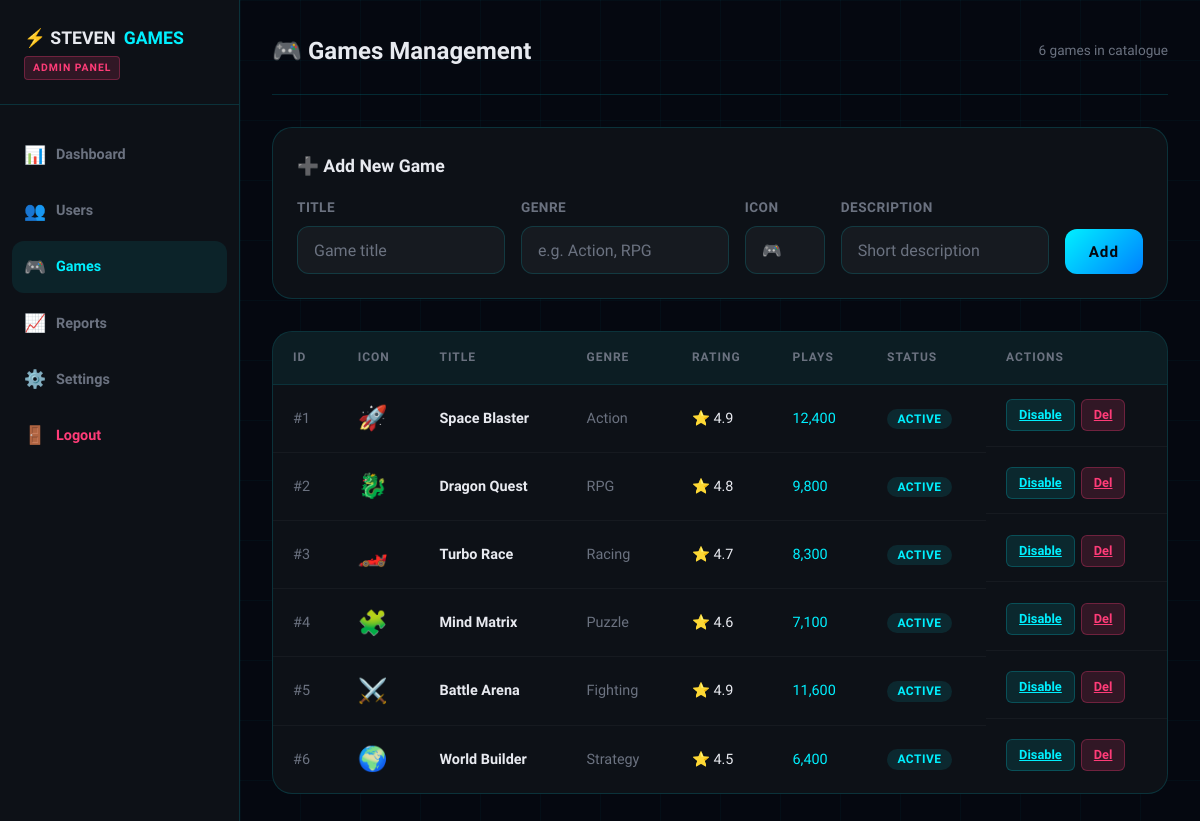
Screenshot of /admin/games.php (signed in) with the database file from the repository.
### tables this page shows
CREATE TABLE `games` (
  `id` int(11) NOT NULL,
  `title` varchar(100) NOT NULL,
  `genre` varchar(50) NOT NULL,
  `icon` varchar(20) NOT NULL DEFAULT '?',
  `description` text DEFAULT NULL,
  `rating` decimal(3,1) NOT NULL DEFAULT 0.0,
  `plays` int(11) NOT NULL DEFAULT 0,
  `status` enum('active','inactive') NOT NULL DEFAULT 'active',
  `created_at` datetime NOT NULL DEFAULT current_timestamp(),
  `game_type` varchar(50) DEFAULT 'space'
);

### admin/games.php (the view, shortened to what this page needs)
<?php
$db = getDB();
$games = $db->query("SELECT * FROM games ORDER BY created_at DESC")->fetch_all(MYSQLI_ASSOC);
?>
<!DOCTYPE html>
<html lang="en">
<head>
  <link rel="stylesheet" href="../css/style.css">
</head>
<body>
<div class="particles" id="particles"></div>
<div class="admin-layout">
  <aside class="admin-sidebar">
    <div class="admin-logo">
      <a href="../index.php">⚡ STEVEN<span>GAMES</span></a>
      <div class="admin-badge">ADMIN PANEL</div>
    </div>
    <nav class="admin-nav">
      <a href="index.php"><span class="nav-icon">📊</span> Dashboard</a>
      <a href="users.php"><span class="nav-icon">👥</span> Users</a>
      <a href="games.php" class="active"><span class="nav-icon">🎮</span> Games</a>
      <a href="reports.php"><span class="nav-icon">📈</span> Reports</a>
      <a href="settings.php"><span class="nav-icon">⚙️</span> Settings</a>
      <a href="../logout.php" style="color:var(--accent2)"><span class="nav-icon">🚪</span> Logout</a>
    </nav>
  </aside>
  <main class="admin-main">
    <div class="admin-topbar">
      <h1>🎮 Games Management</h1>
      <span style="font-size:0.85rem;color:var(--text-muted)"><?= count($games) ?> games in catalogue</span>
    </div>
    <div class="data-table" style="margin-bottom:2rem;padding:1.5rem;border-radius:var(--radius-lg)">
      <div class="section-title" style="margin-bottom:1rem">➕ Add New Game</div>
      <form method="POST" style="display:grid;grid-template-columns:1fr 1fr 80px 1fr auto;gap:1rem;align-items:end">
        <div class="form-group" style="margin:0">
          <label>Title</label>
          <input type="text" name="title" placeholder="Game title" required>
        </div>
        <div class="form-group" style="margin:0">
          <label>Genre</label>
          <input type="text" name="genre" placeholder="e.g. Action, RPG">
        </div>
        <div class="form-group" style="margin:0">
          <label>Icon</label>
          <input type="text" name="icon" placeholder="🎮" maxlength="4">
        </div>
        <div class="form-group" style="margin:0">
          <label>Description</label>
          <input type="text" name="description" placeholder="Short description">
        </div>
        <button type="submit" name="add_game" class="btn-full" style="width:auto;padding:0.85rem 1.5rem;margin-top:1.5rem">Add</button>
      </form>
    </div>
    <div class="data-table">
      <table>
        <thead>
          <tr>
            <th>ID</th><th>Icon</th><th>Title</th><th>Genre</th>
            <th>Rating</th><th>Plays</th><th>Status</th><th>Actions</th>
          </tr>
        </thead>
        <tbody>
          <?php foreach($games as $g): ?>
          <tr>
            <td style="color:var(--text-muted)">#<?= $g['id'] ?></td>
            <td style="font-size:1.5rem"><?= $g['icon'] ?></td>
            <td><strong><?= htmlspecialchars($g['title']) ?></strong></td>
            <td style="color:var(--text-muted)"><?= htmlspecialchars($g['genre']) ?></td>
            <td>⭐ <?= $g['rating'] ?></td>
            <td style="color:var(--accent);font-family:var(--font-display)"><?= number_format($g['plays']) ?></td>
            <td><span class="status-badge <?= $g['status']==='active' ? 'status-active' : 'status-banned' ?>"><?= strtoupper($g['status']) ?></span></td>
            <td style="display:flex;gap:6px">
              <a href="?action=toggle&id=<?= $g['id'] ?>" class="action-btn btn-view"><?= $g['status']==='active' ? 'Disable' : 'Enable' ?></a>
              <a href="?action=delete&id=<?= $g['id'] ?>" class="action-btn btn-ban" onclick="return confirm('Delete this game?')">Del</a>
            </td>
          </tr>
          <?php endforeach; ?>
        </tbody>
      </table>
    </div>
  </main>
</div>
</body>
</html>

### rows the page displays
games: id "1", icon "🚀", title "Space Blaster", genre "Action", rating "4.9", plays "12,400", status "ACTIVE", shows "Disable"
games: id "2", icon "🐉", title "Dragon Quest", genre "RPG", rating "4.8", plays "9,800", status "ACTIVE", shows "Disable"
games: id "3", icon "🏎️", title "Turbo Race", genre "Racing", rating "4.7", plays "8,300", status "ACTIVE", shows "Disable"
games: id "4", icon "🧩", title "Mind Matrix", genre "Puzzle", rating "4.6", plays "7,100", status "ACTIVE", shows "Disable"
games: id "5", icon "⚔️", title "Battle Arena", genre "Fighting", rating "4.9", plays "11,600", status "ACTIVE", shows "Disable"
games: id "6", icon "🌍", title "World Builder", genre "Strategy", rating "4.5", plays "6,400", status "ACTIVE", shows "Disable"

### other values shown
count($games) "6"
